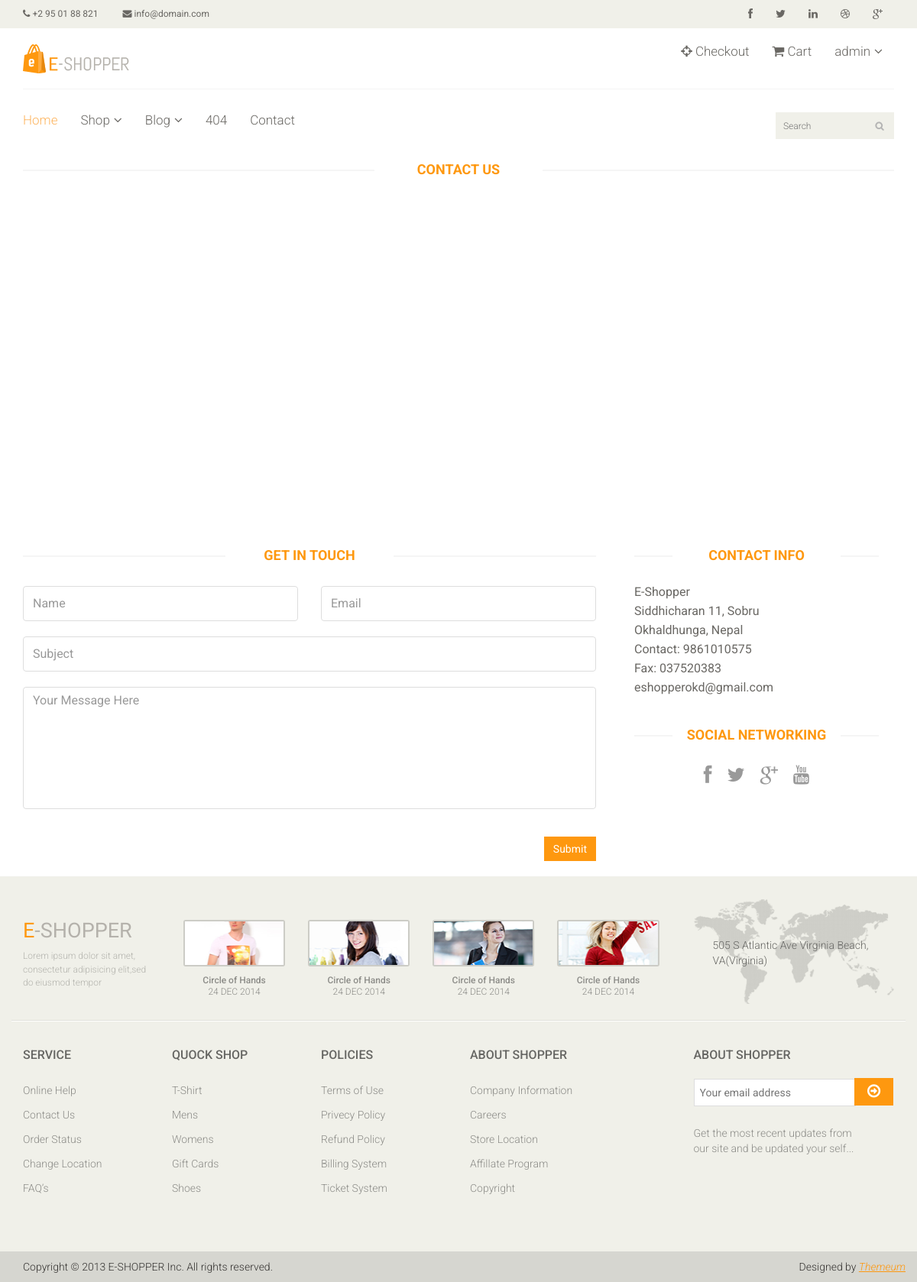
Page /contact (signed in) on the committed database.
### home/models.py (models this page shows, shortened)
class ContactInformation(models.Model):
    name = models.CharField(max_length= 300, blank= True)
    address = models.CharField(max_length= 300)
    tole = models.CharField(max_length= 300)
    contact_no = models.CharField(max_length= 300)
    fax_no = models.CharField(max_length= 300)
    email = models.CharField(max_length= 300)

### home/views.py (the view, shortened to what this page needs)
# urls.py: path('contact',contact, name = 'contact'),
def contact(request):
    view = {}
    view['info'] = ContactInformation.objects.all()
    return render(request,'contact-us.html',view)

### templates/contact-us.html (shortened to what this page needs)
{% extends 'base.html' %}
{% load static %}
{% block content %}
	 <div id="contact-page" class="container">
    	<div class="bg">
	    	<div class="row">
	    		<div class="col-sm-12">
					<h2 class="title text-center">Contact <strong>Us</strong></h2>
					<div id="gmap" class="contact-map">
					</div>
				</div>
			</div>
    		<div class="row">
	    		<div class="col-sm-8">
	    			<div class="contact-form">
	    				<h2 class="title text-center">Get In Touch</h2>
				    	<form class="contact-form row" name="contact-form" method="POST">
				            <div class="form-group col-md-6">
				                <input type="text" name="name" class="form-control" required="required" placeholder="Name">
				            </div>
				            <div class="form-group col-md-6">
				                <input type="email" name="email" class="form-control" required="required" placeholder="Email">
				            </div>
				            <div class="form-group col-md-12">
				                <input type="text" name="subject" class="form-control" required="required" placeholder="Subject">
				            </div>
				            <div class="form-group col-md-12">
				                <textarea name="message" id="message" required="required" class="form-control" rows="8" placeholder="Your Message Here"></textarea>
				            </div>
				            <div class="form-group col-md-12">
				                <input type="submit" name="submit" class="btn btn-primary pull-right" value="Submit">
				            </div>
				        </form>
	    			</div>
	    		</div>
				{% for contact in info %}
	    		<div class="col-sm-4">
	    			<div class="contact-info">
	    				<h2 class="title text-center">Contact Info</h2>
	    				<address>
	    					<p>{{contact.name}}</p>
							<p>{{contact.tole}}</p>
							<p>{{contact.address}}</p>
							<p>{{contact.contact_no}}</p>
							<p>{{contact.fax_no}}</p>
							<p>{{contact.email}}</p>
	    				</address>
	    				<div class="social-networks">
	    					<h2 class="title text-center">Social Networking</h2>
							<ul>
								<li>
									<a href="#"><i class="fa fa-facebook"></i></a>
								</li>
								<li>
									<a href="#"><i class="fa fa-twitter"></i></a>
								</li>
								<li>
									<a href="#"><i class="fa fa-google-plus"></i></a>
								</li>
								<li>
									<a href="#"><i class="fa fa-youtube"></i></a>
								</li>
							</ul>
	    				</div>
	    			</div>
    			</div>
				{% endfor %}
	    	</div>
    	</div>
    </div>
{% endblock %}

### templates/base.html (shortened to what this page needs)
<!DOCTYPE html>
{% load static %}
<html lang="en">
<head>
    <link href="{% static 'css/bootstrap.min.css' %}" rel="stylesheet">
    <link href="{% static 'css/font-awesome.min.css' %}" rel="stylesheet">
    <link href="{% static 'css/prettyPhoto.css' %}" rel="stylesheet">
    <link href="{% static 'css/price-range.css' %}" rel="stylesheet">
    <link href="{% static 'css/animate.css' %}" rel="stylesheet">
	<link href="{% static 'css/main.css' %}" rel="stylesheet">
	<link href="{% static 'css/responsive.css' %}" rel="stylesheet">
</head>
<body>
	<header id="header">
		<div class="header_top">
			<div class="container">
				<div class="row">
					<div class="col-sm-6">
						<div class="contactinfo">
							<ul class="nav nav-pills">
								<li><a href="#"><i class="fa fa-phone"></i> +2 95 01 88 821</a></li>
								<li><a href="#"><i class="fa fa-envelope"></i> info@domain.com</a></li>
							</ul>
						</div>
					</div>
					<div class="col-sm-6">
						<div class="social-icons pull-right">
							<ul class="nav navbar-nav">
								<li><a href="#"><i class="fa fa-facebook"></i></a></li>
								<li><a href="#"><i class="fa fa-twitter"></i></a></li>
								<li><a href="#"><i class="fa fa-linkedin"></i></a></li>
								<li><a href="#"><i class="fa fa-dribbble"></i></a></li>
								<li><a href="#"><i class="fa fa-google-plus"></i></a></li>
							</ul>
						</div>
					</div>
				</div>
			</div>
		</div>
		<div class="header-middle">
			<div class="container">
				<div class="row">
					<div class="col-sm-4">
						<div class="logo pull-left">
							<a href="/"><img src="{% static 'images/home/logo.png' %}" alt="" /></a>
						</div>
					</div>
					<div class="col-sm-8">
						<div class="mainmenu pull-right">
							<ul class="nav navbar-nav">
								<li><a href="checkout"><i class="fa fa-crosshairs"></i> Checkout</a></li>
								<li><a href="mycart"><i class="fa fa-shopping-cart"></i> Cart</a></li>
								{% if user.is_authenticated %}
								<li class="dropdown"><a href="#">{{user.username}}<i class="fa fa-angle-down"></i></a>
                                </li>
								{% endif %}
							</ul>
						</div>
					</div>
				</div>
			</div>
		</div>
		<div class="header-bottom">
			<div class="container">
				<div class="row">
					<div class="col-sm-9">
						<div class="mainmenu pull-left">
							<ul class="nav navbar-nav collapse navbar-collapse">
								<li><a href="/" class="active">Home</a></li>
								<li class="dropdown"><a href="#">Shop<i class="fa fa-angle-down"></i></a>
                                </li>
								<li class="dropdown"><a href="#">Blog<i class="fa fa-angle-down"></i></a>
                                </li>
								<li><a href="404">404</a></li>
								<li><a href="contact">Contact</a></li>
							</ul>
						</div>
					</div>
					<div class="col-sm-3">
						<div class="search_box pull-right">
							<input type="text" placeholder="Search"/>
						</div>
					</div>
				</div>
			</div>
		</div>
	</header>
{% block content %}
{% endblock %}
	<footer id="footer">
		<div class="footer-top">
			<div class="container">
				<div class="row">
					<div class="col-sm-2">
						<div class="companyinfo">
							<h2><span>e</span>-shopper</h2>
							<p>Lorem ipsum dolor sit amet, consectetur adipisicing elit,sed do eiusmod tempor</p>
						</div>
					</div>
					<div class="col-sm-7">
						<div class="col-sm-3">
							<div class="video-gallery text-center">
								<a href="#">
									<div class="iframe-img">
										<img src="{% static 'images/home/iframe1.png' %}" alt="" />
									</div>
								</a>
								<p>Circle of Hands</p>
								<h2>24 DEC 2014</h2>
							</div>
						</div>
						<div class="col-sm-3">
							<div class="video-gallery text-center">
								<a href="#">
									<div class="iframe-img">
										<img src="{% static 'images/home/iframe2.png' %}" alt="" />
									</div>
								</a>
								<p>Circle of Hands</p>
								<h2>24 DEC 2014</h2>
							</div>
						</div>
						<div class="col-sm-3">
							<div class="video-gallery text-center">
								<a href="#">
									<div class="iframe-img">
										<img src="{% static 'images/home/iframe3.png' %}" alt="" />
									</div>
								</a>
								<p>Circle of Hands</p>
								<h2>24 DEC 2014</h2>
							</div>
						</div>
						<div class="col-sm-3">
							<div class="video-gallery text-center">
								<a href="#">
									<div class="iframe-img">
										<img src="{% static 'images/home/iframe4.png' %}" alt="" />
									</div>
								</a>
								<p>Circle of Hands</p>
								<h2>24 DEC 2014</h2>
							</div>
						</div>
					</div>
					<div class="col-sm-3">
						<div class="address">
							<img src="{% static 'images/home/map.png' %}" alt="" />
							<p>505 S Atlantic Ave Virginia Beach, VA(Virginia)</p>
						</div>
					</div>
				</div>
			</div>
		</div>
		<div class="footer-widget">
			<div class="container">
				<div class="row">
					<div class="col-sm-2">
						<div class="single-widget">
							<h2>Service</h2>
							<ul class="nav nav-pills nav-stacked">
								<li><a href="#">Online Help</a></li>
								<li><a href="#">Contact Us</a></li>
								<li><a href="#">Order Status</a></li>
								<li><a href="#">Change Location</a></li>
								<li><a href="#">FAQ’s</a></li>
							</ul>
						</div>
					</div>
					<div class="col-sm-2">
						<div class="single-widget">
							<h2>Quock Shop</h2>
							<ul class="nav nav-pills nav-stacked">
								<li><a href="#">T-Shirt</a></li>
								<li><a href="#">Mens</a></li>
								<li><a href="#">Womens</a></li>
								<li><a href="#">Gift Cards</a></li>
								<li><a href="#">Shoes</a></li>
							</ul>
						</div>
					</div>
					<div class="col-sm-2">
						<div class="single-widget">
							<h2>Policies</h2>
							<ul class="nav nav-pills nav-stacked">
								<li><a href="#">Terms of Use</a></li>
								<li><a href="#">Privecy Policy</a></li>
								<li><a href="#">Refund Policy</a></li>
								<li><a href="#">Billing System</a></li>
								<li><a href="#">Ticket System</a></li>
							</ul>
						</div>
					</div>
					<div class="col-sm-2">
						<div class="single-widget">
							<h2>About Shopper</h2>
							<ul class="nav nav-pills nav-stacked">
								<li><a href="#">Company Information</a></li>
								<li><a href="#">Careers</a></li>
								<li><a href="#">Store Location</a></li>
								<li><a href="#">Affillate Program</a></li>
								<li><a href="#">Copyright</a></li>
							</ul>
						</div>
					</div>
					<div class="col-sm-3 col-sm-offset-1">
						<div class="single-widget">
							<h2>About Shopper</h2>
							<form action="#" class="searchform">
								<input type="text" placeholder="Your email address" />
								<button type="submit" class="btn btn-default"><i class="fa fa-arrow-circle-o-right"></i></button>
								<p>Get the most recent updates from <br />our site and be updated your self...</p>
							</form>
						</div>
					</div>
				</div>
			</div>
		</div>
		<div class="footer-bottom">
			<div class="container">
				<div class="row">
					<p class="pull-left">Copyright © 2013 E-SHOPPER Inc. All rights reserved.</p>
					<p class="pull-right">Designed by <span><a target="_blank" href="http://www.themeum.com">Themeum</a></span></p>
				</div>
			</div>
		</div>
	</footer>
</body>
</html>

### rows in the picture
ContactInformation: name "E-Shopper", tole "Siddhicharan 11, Sobru", address "Okhaldhunga, Nepal", contact_no "Contact: 9861010575", fax_no "Fax: 037520383", email "eshopperokd@gmail.com"

### other values in the picture
{{ user.username }} "admin"
